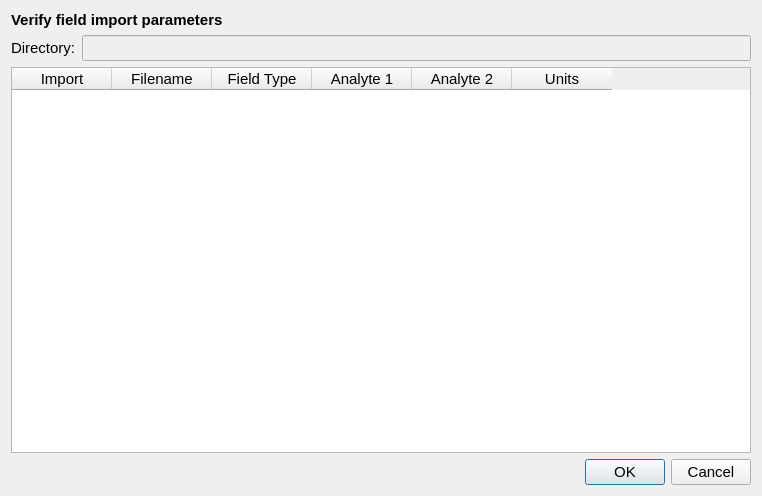
<?xml version="1.0" encoding="UTF-8"?>
<ui version="4.0">
 <class>FileSelectorDialog</class>
 <widget class="QDialog" name="FileSelectorDialog">
  <property name="geometry">
   <rect>
    <x>0</x>
    <y>0</y>
    <width>762</width>
    <height>496</height>
   </rect>
  </property>
  <property name="sizePolicy">
   <sizepolicy hsizetype="Expanding" vsizetype="Expanding">
    <horstretch>0</horstretch>
    <verstretch>0</verstretch>
   </sizepolicy>
  </property>
  <property name="windowTitle">
   <string>Dialog</string>
  </property>
  <layout class="QVBoxLayout" name="verticalLayout">
   <item>
    <widget class="QLabel" name="labelDialog">
     <property name="font">
      <font>
       <pointsize>11</pointsize>
       <bold>true</bold>
      </font>
     </property>
     <property name="text">
      <string>Verify field import parameters</string>
     </property>
    </widget>
   </item>
   <item>
    <layout class="QHBoxLayout" name="horizontalLayout">
     <item>
      <widget class="QLabel" name="labelDirectory">
       <property name="font">
        <font>
         <pointsize>11</pointsize>
        </font>
       </property>
       <property name="text">
        <string>Directory:</string>
       </property>
      </widget>
     </item>
     <item>
      <widget class="QLineEdit" name="lineEditDirectory">
       <property name="enabled">
        <bool>false</bool>
       </property>
       <property name="font">
        <font>
         <pointsize>11</pointsize>
        </font>
       </property>
      </widget>
     </item>
    </layout>
   </item>
   <item>
    <widget class="QTableWidget" name="tableWidgetFileMetadata">
     <property name="font">
      <font>
       <pointsize>11</pointsize>
      </font>
     </property>
     <column>
      <property name="text">
       <string>Import</string>
      </property>
     </column>
     <column>
      <property name="text">
       <string>Filename</string>
      </property>
     </column>
     <column>
      <property name="text">
       <string>Field Type</string>
      </property>
     </column>
     <column>
      <property name="text">
       <string>Analyte 1</string>
      </property>
     </column>
     <column>
      <property name="text">
       <string>Analyte 2</string>
      </property>
     </column>
     <column>
      <property name="text">
       <string>Units</string>
      </property>
     </column>
    </widget>
   </item>
   <item>
    <widget class="QDialogButtonBox" name="buttonBox">
     <property name="font">
      <font>
       <pointsize>11</pointsize>
      </font>
     </property>
     <property name="orientation">
      <enum>Qt::Horizontal</enum>
     </property>
     <property name="standardButtons">
      <set>QDialogButtonBox::Cancel|QDialogButtonBox::Ok</set>
     </property>
    </widget>
   </item>
  </layout>
 </widget>
 <resources/>
 <connections>
  <connection>
   <sender>buttonBox</sender>
   <signal>accepted()</signal>
   <receiver>FileSelectorDialog</receiver>
   <slot>accept()</slot>
   <hints>
    <hint type="sourcelabel">
     <x>248</x>
     <y>254</y>
    </hint>
    <hint type="destinationlabel">
     <x>157</x>
     <y>274</y>
    </hint>
   </hints>
  </connection>
  <connection>
   <sender>buttonBox</sender>
   <signal>rejected()</signal>
   <receiver>FileSelectorDialog</receiver>
   <slot>reject()</slot>
   <hints>
    <hint type="sourcelabel">
     <x>316</x>
     <y>260</y>
    </hint>
    <hint type="destinationlabel">
     <x>286</x>
     <y>274</y>
    </hint>
   </hints>
  </connection>
 </connections>
</ui>
